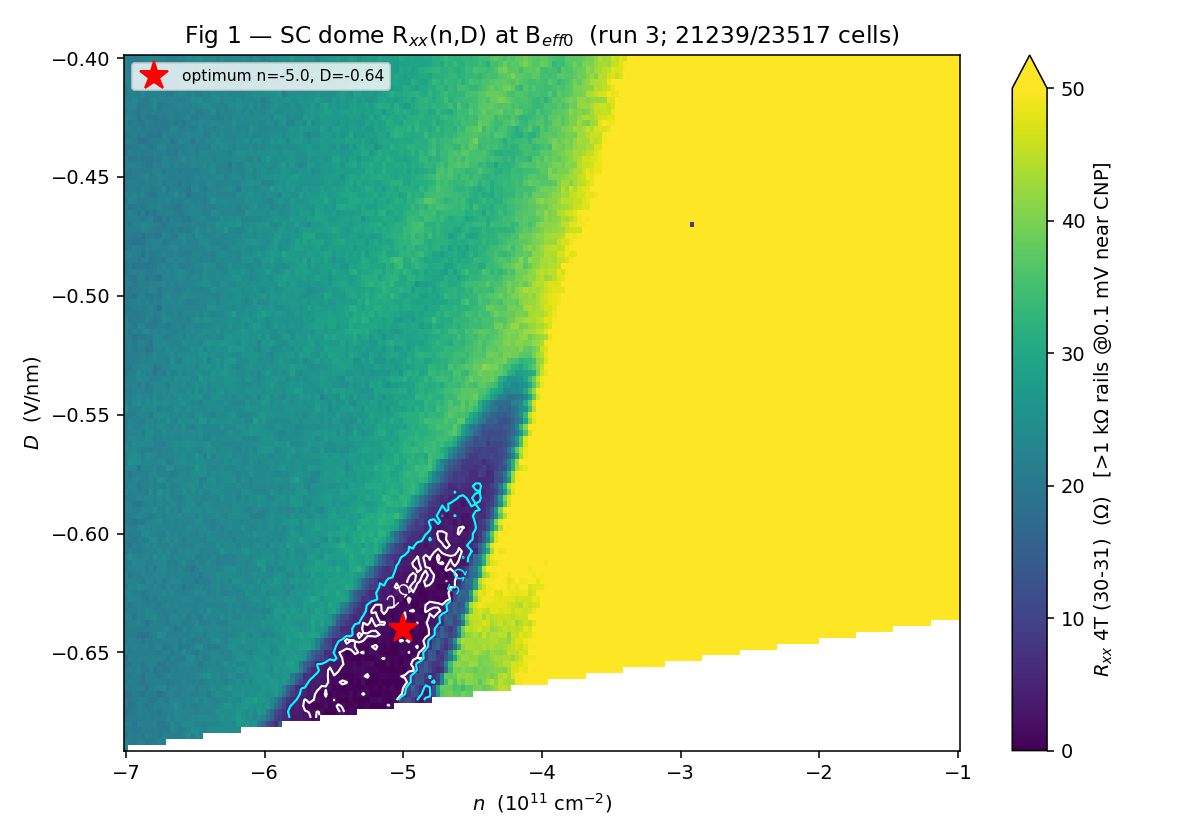

Generate this figure with Python:
"""Figure 1 dome map -> pcolormesh in (n,D). Reconstructs the regular grid from
the flattened boustrophedon multisweep (variable-length sanitized rows) by binning
each measured point to its grid cell. Works on partial OR complete runs.
Usage:  menv python hera_scratch/dome_pcolor.py [run_id]   (default 3)"""
import sys
import numpy as np
import matplotlib
matplotlib.use("Agg")
import matplotlib.pyplot as plt
from hera.analysis import open_run, GateCalibration

run_id = sys.argv[1] if len(sys.argv) > 1 else "3"
g = open_run(f"data/{run_id}")

# --- calibration: USE EXACTLY (handoff §1) ---
N_OFF = -0.362e11 * 1e4
cal = GateCalibration.from_thicknesses(23.6e-9, 20e-9, 0, n_offset=N_OFF)

# --- planned setpoints (first occurrence) -> (n, D) ---
vtg = g.col_at(g.col_indices("k_tg_volt")[0])
vbg = g.col_at(g.col_indices("k_bg_volt")[0])
n_m2, D_Vm = cal.n_D(vtg, vbg)
n11 = n_m2 / 1e4 / 1e11           # 1e11 cm^-2
D = D_Vm / 1e9                    # V/nm

# --- 4T Rxx (30-31): R = (X / gain) / I_bias ---
I_bias = 1e-9
R = (g.col_at(g.col_indices("sr830_3_X")[0]) / 100) / I_bias

# --- regenerate the theoretical grid (must match the measure cell) ---
DN, DD = 0.03, 0.0025
n_grid = np.sort(np.round(np.arange(-1.0, -7.0001, -DN), 5))          # -7..-1 (201)
D_grid = np.sort(np.round(np.arange(-0.40, -0.69001, -DD), 5))        # -0.69..-0.40 (117)

# --- bin each measured point to its (D-row, n-col); clipped cells stay NaN ---
ni = np.round((n11 - n_grid[0]) / DN).astype(int)
di = np.round((D - D_grid[0]) / DD).astype(int)
Z = np.full((len(D_grid), len(n_grid)), np.nan)
ok = (ni >= 0) & (ni < len(n_grid)) & (di >= 0) & (di < len(D_grid))
Z[di[ok], ni[ok]] = R[ok]

# --- cell edges for pcolormesh (centers -> edges) ---
def edges(c):
    c = np.asarray(c, float)
    e = np.empty(len(c) + 1)
    e[1:-1] = 0.5 * (c[:-1] + c[1:])
    e[0] = c[0] - 0.5 * (c[1] - c[0])
    e[-1] = c[-1] + 0.5 * (c[-1] - c[-2])
    return e
Xe, Ye = edges(n_grid), edges(D_grid)

# --- plot ---
fig, ax = plt.subplots(figsize=(8.5, 6))
pc = ax.pcolormesh(Xe, Ye, Z, cmap="viridis", vmin=0, vmax=50, shading="flat")
cb = plt.colorbar(pc, ax=ax, extend="max")
cb.set_label(r"$R_{xx}$ 4T (30-31)  ($\Omega$)   [>1 k$\Omega$ rails @0.1 mV near CNP]")

# 2 / 5 Ohm dome contours on the filled cells
Xc, Yc = np.meshgrid(n_grid, D_grid)
Zm = np.ma.masked_invalid(Z)
if np.isfinite(Z).sum() > 50:
    try:
        cs = ax.contour(Xc, Yc, Zm, levels=[2, 5], colors=["white", "cyan"], linewidths=1.1)
        ax.clabel(cs, fmt="%g Ω", fontsize=8)
    except Exception as e:
        print("contour skipped:", e)

ax.plot(-5.0, -0.64, "r*", ms=15, label="optimum n=-5.0, D=-0.64")
ax.set_xlabel(r"$n$  ($10^{11}$ cm$^{-2}$)")
ax.set_ylabel(r"$D$  (V/nm)")
filled = int(np.isfinite(Z).sum())
ax.set_title(f"Fig 1 — SC dome R$_{{xx}}$(n,D) at B$_{{eff0}}$  (run {run_id}; {filled}/{Z.size} cells)")
ax.legend(loc="upper left", fontsize=8)
plt.tight_layout()
out = "hera_scratch/dome_pcolor.png"
plt.savefig(out, dpi=140)
print(f"saved {out}: filled {filled}/{Z.size} cells; "
      f"R range {np.nanmin(Z):.2f}..{np.nanmax(Z):.2f} Ω; "
      f"grid {len(n_grid)} n x {len(D_grid)} D")
